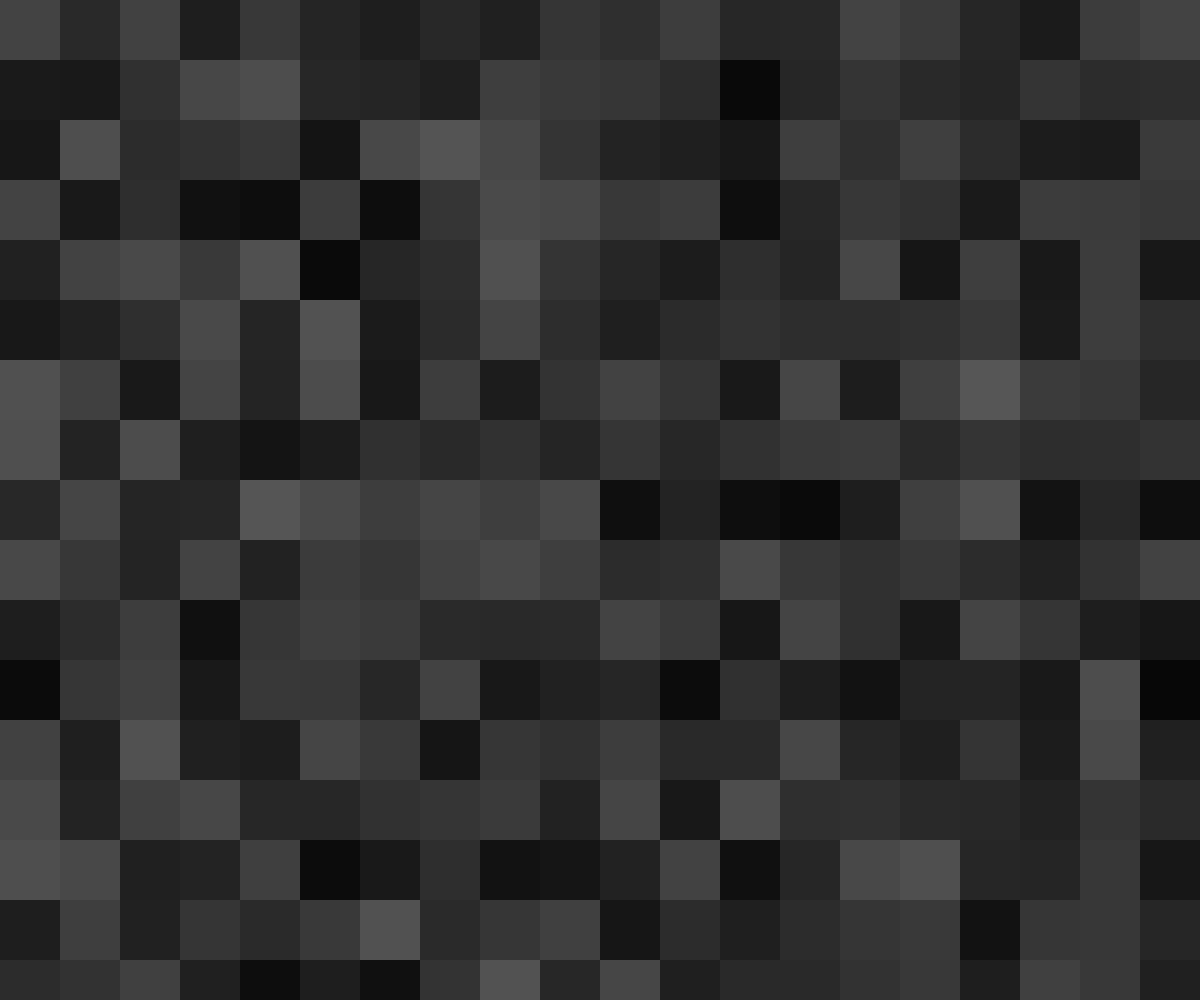
Frame 1 (no input)
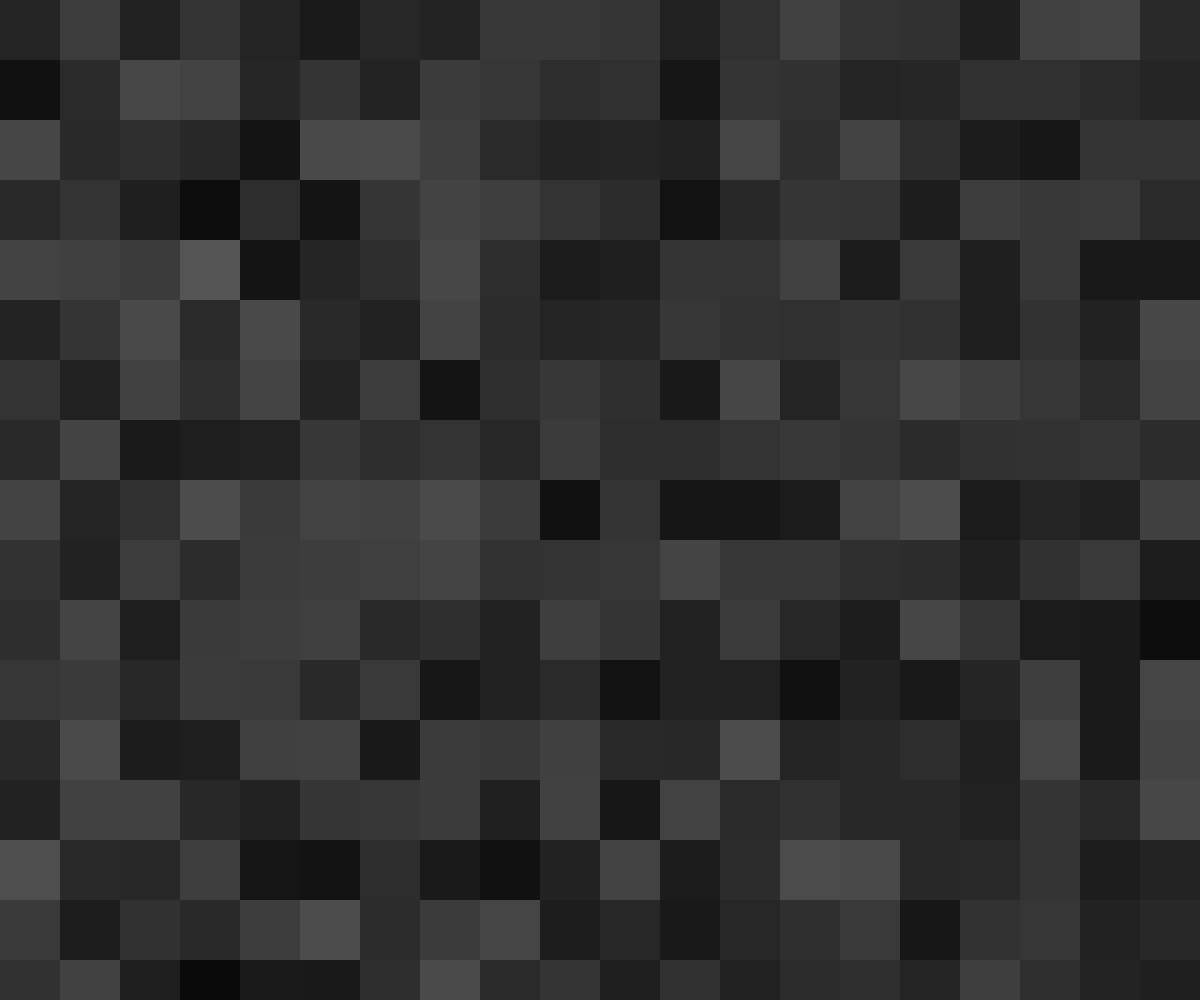
Frame 60 (no input)
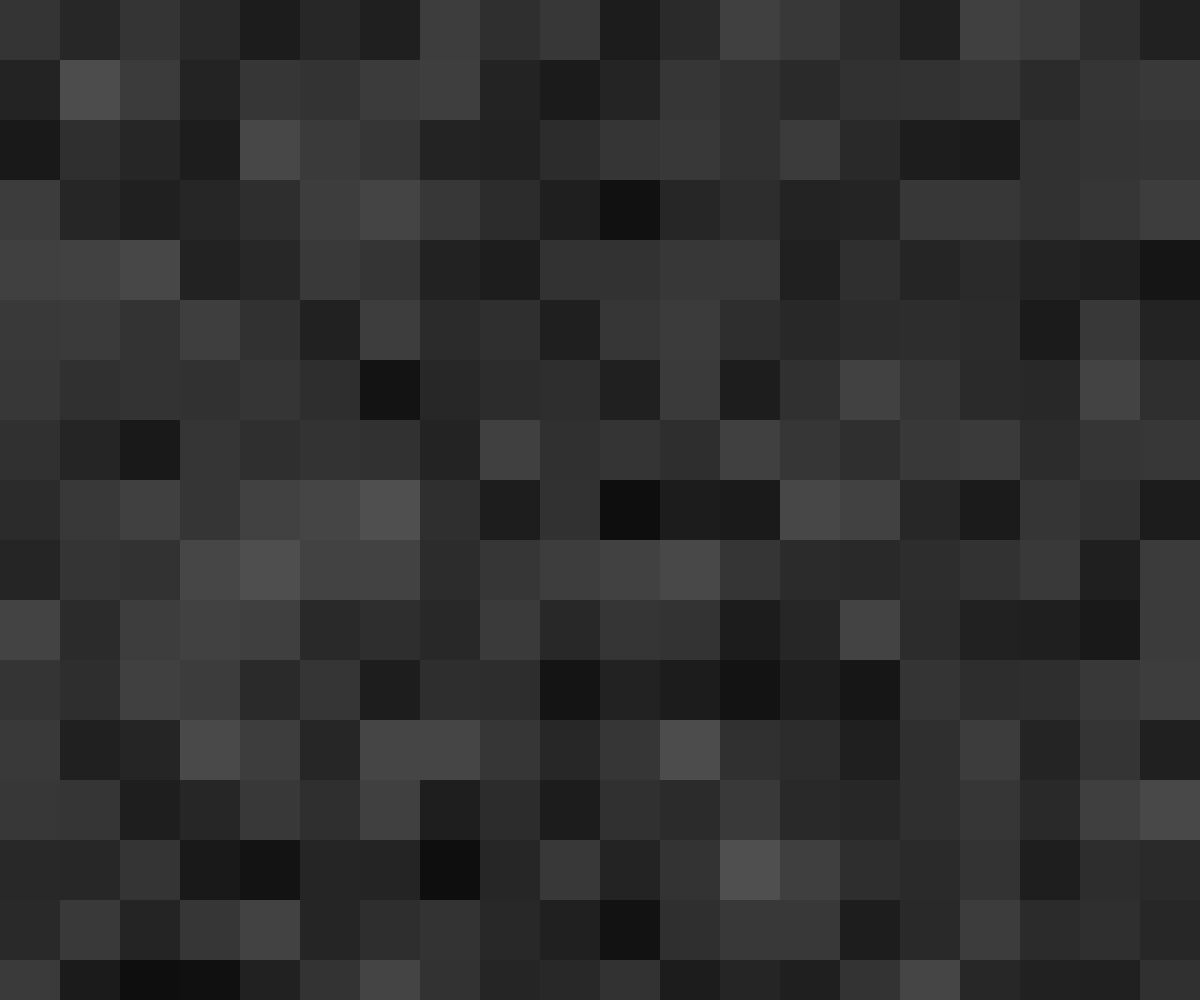
Frame 120 (the mouse pressed at the canvas centre since frame 60)

The p5.js sketch that drew these frames (run headless with seeded random() and noise() and a simulated clock; from frame 60 on, the mouse is pressed at the canvas centre):

// p5.js sketch
// ── sketch.js
let cols = 20;
let rows, cellSize;

function setup() {
  createCanvas(windowWidth, windowHeight);
  cellSize = int(width/cols);
  rows = height / cellSize;
}

function draw() {
  background(0);
  for (let i = 0; i <= rows; i++) {
    for (let j = 0; j <= cols; j++) {
      noStroke();
      fill(noise(0.02 * frameCount +(j + i*cols))*100);
      x = j * cellSize;
      y = i * cellSize;
      rect(x, y, cellSize);
    }
  }
}

// ── style.css
html, body {
  margin: 0;
  padding: 0;
  overflow: hidden; /* Hide scrollbars */
}
canvas {
  display: block;
}
